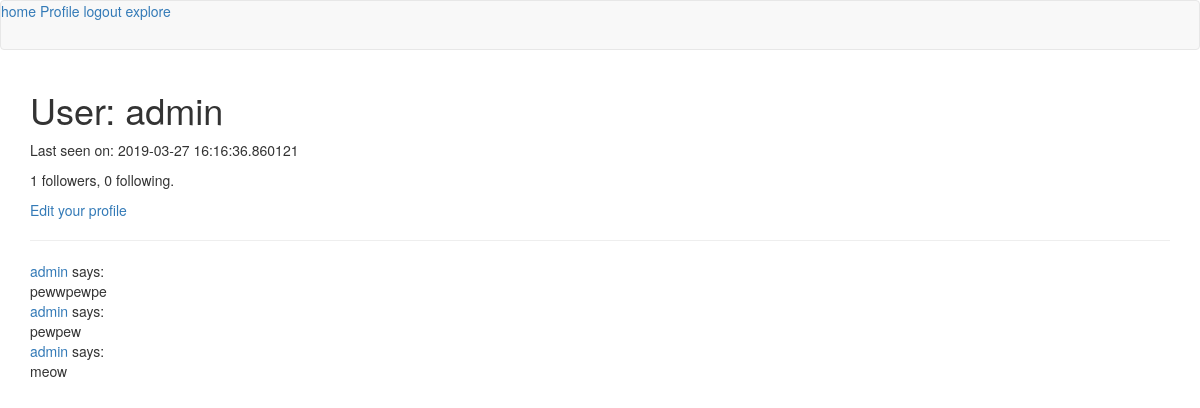
/user/admin (signed in), run on an earlier commit of the app's database.
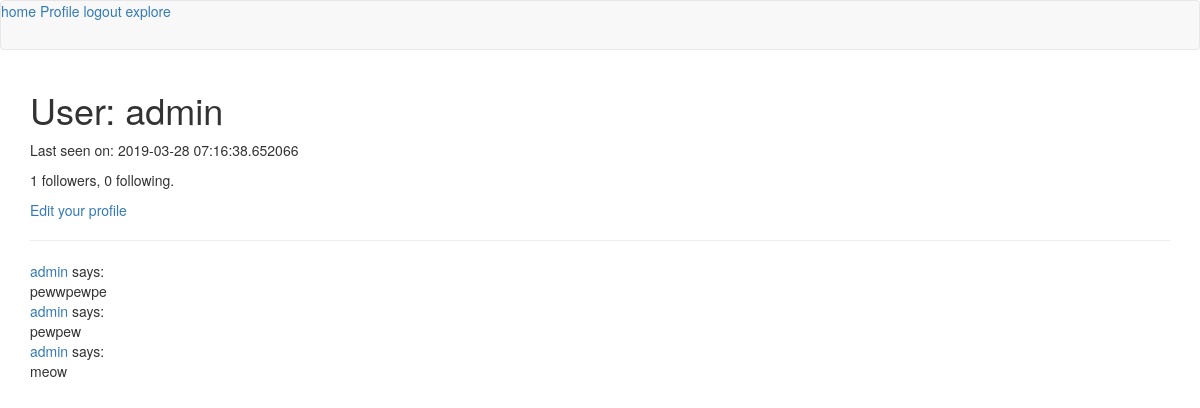
And on a later commit of the database.
### app/models.py (models this page shows, shortened)
class User(UserMixin, db.Model):
	id = db.Column(db.Integer, primary_key=True)
	username = db.Column(db.String(64), index=True, unique=True)
	email = db.Column(db.String(120), index=True, unique=True)
	password_hash = db.Column(db.String(128))
	posts = db.relationship('Post', backref='author', lazy='dynamic')
	about_me = db.Column(db.String(140))
	last_seen = db.Column(db.DateTime, default=datetime.utcnow)
	followed = db.relationship(
		'User',
		secondary = followers,
		primaryjoin = (followers.c.follower_id == id),
		secondaryjoin = (followers.c.followed_id == id),
		backref = db.backref('followers', lazy='dynamic'),
		lazy = 'dynamic'
	)
	@login.user_loader
	def load_user(id):
		return User.query.get(int(id))

class Post(db.Model):
	id = db.Column(db.Integer, primary_key=True)
	body = db.Column(db.String(140))
	timestamp = db.Column(db.DateTime, index=True, default=datetime.utcnow)
	user_id = db.Column(db.Integer, db.ForeignKey('user.id'))

### app/routes.py (the view)
@app.route('/user/<username>')
@login_required
def user(username):
	user = User.query.filter_by(username=username).first_or_404()
	page = request.args.get('page', 1, type=int)
	posts = user.posts.order_by(Post.timestamp.desc()).paginate(
		page, app.config['POSTS_PER_PAGE'], False)
	next_url = url_for('user', username=user.username, page=posts.next_num) \
		if posts.has_next else None
	prev_url = url_for('user', username=user.username, page=posts.prev_num) \
		if posts.has_prev else None
	return render_template('user.html', user=user, posts=posts.items,
						   next_url=next_url, prev_url=prev_url)

### app/routes.py (called while the page is built)
@app.before_request
def before_request():
	if current_user.is_authenticated:
		current_user.last_seen = datetime.utcnow()
		db.session.commit()

### app/templates/user.html (shortened to what this page needs)
{% extends "base.html" %}
{% block app_content %}
    <h1>User: {{ user.username }}</h1>
	{% if user.last_seen %}<p>Last seen on: {{ user.last_seen }}</p>{% endif %}
	<p>{{ user.followers.count() }} followers, {{ user.followed.count() }} following.</p>
	{% if user == current_user %}
        <p><a href="{{ url_for('edit_profile') }}">Edit your profile</a></p>
        {% elif not current_user.is_following(user) %}
        <p><a href="{{ url_for('follow', username=user.username) }}">Follow</a></p>
        {% else %}
        <p><a href="{{ url_for('unfollow', username=user.username) }}">Unfollow</a></p>
        {% endif %}
    <hr>
    {% for post in posts %}
		{% include '_post.html' %}
    {% endfor %}
{% endblock %}

### app/templates/base.html (shortened to what this page needs)
{% extends 'bootstrap/base.html' %}
{% block navbar %}
	<nav class="navbar navbar-default">
		<a href="{{ url_for('index') }}">home</a>
		{% if current_user.is_anonymous %}
		<a href="{{ url_for('login') }}">login</a>
		{% else %}
		<a href="{{ url_for('user', username=current_user.username) }}">Profile</a>
		<a href="{{ url_for('logout') }}">logout</a>
		{% endif %}
		<a href="{{ url_for('explore') }}">explore</a>
	</nav>
{% endblock %}
{% block content %}
	<div class="container">
		{% block app_content %}{% endblock %}
	</div>
{% endblock %}

### app/templates/_post.html
<table>
	<tr>
		<td>
			<a href="{{ url_for('user', username=post.author.username) }}">
				{{ post.author.username }}
			</a>
		says:
		<br>
		{{ post.body }}
		</td>
	</tr>
</table>

What changed in the data, as far as the page shows it:
changed User "admin": last_seen "2019-03-27 16:16:36.860121" → "2019-03-28 07:16:38.652066"
